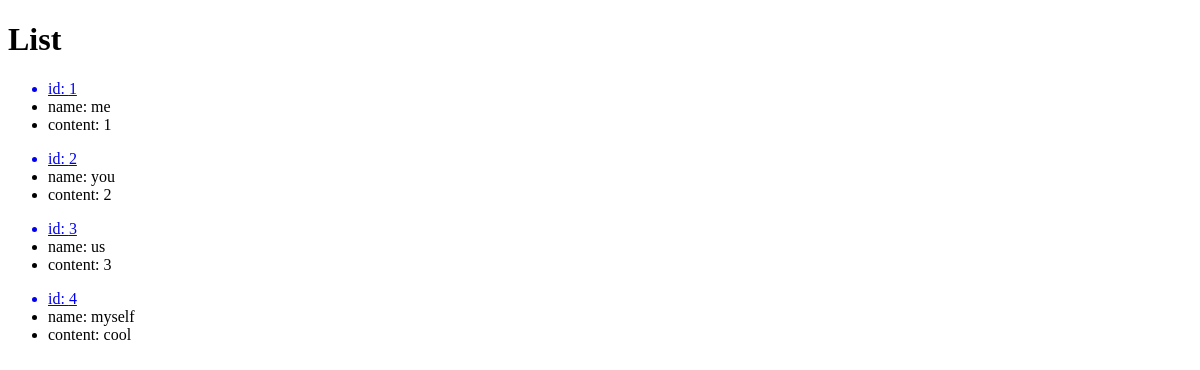
Page /posts/list/ on the earlier database version.
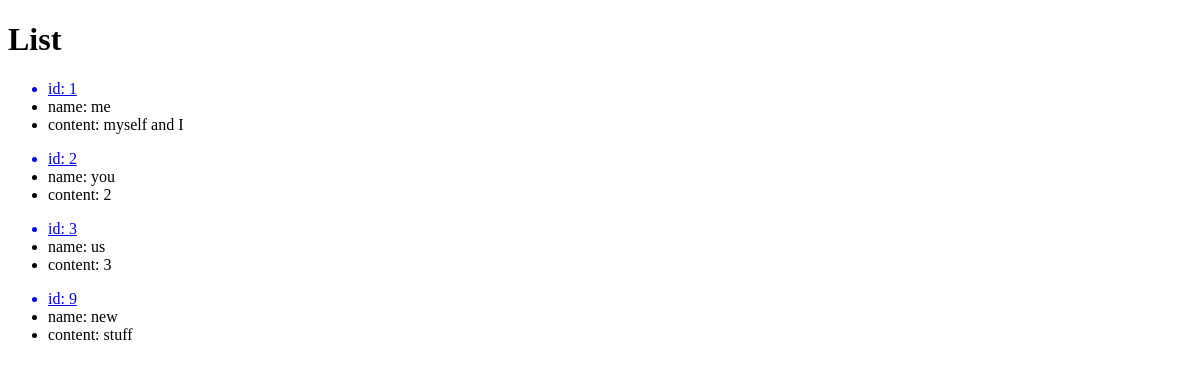
Same page on the later database version.
### posts/models.py (models this page shows, shortened)
class Post(models.Model):
	title = models.CharField(max_length=225)
	content = models.TextField()
	updated = models.DateTimeField(auto_now = True)
	timestamp = models.DateTimeField(auto_now_add = True)
	def get_absolute_url(self):
		return reverse("posts:detail", kwargs={'post_id':self.id})

### posts/views.py (the view)
def post_list(request):
	objects = Post.objects.all()
	context = {
		"list": objects
	}
	return render(request, 'list.html', context)

### posts/templates/list.html (shortened to what this page needs)
<!DOCTYPE html>
<html lang='en'>
<head>
</head>
<body>
	<h1>List</h1>
	{% for item in list %}
	<ul>
		<a href="{{item.get_absolute_url}}"><li>id: {{item.id}}</li></a>
		<li>name: {{item.title}}</li>
		<li>content: {{item.content}}</li>
	</ul>
	{% endfor %}
</body>
</html>

Differences in the rows shown:
removed Post: id "4", title "myself", content "cool"
changed Post "me": content "1" → "myself and I"
added Post: id "9", title "new", content "stuff"
